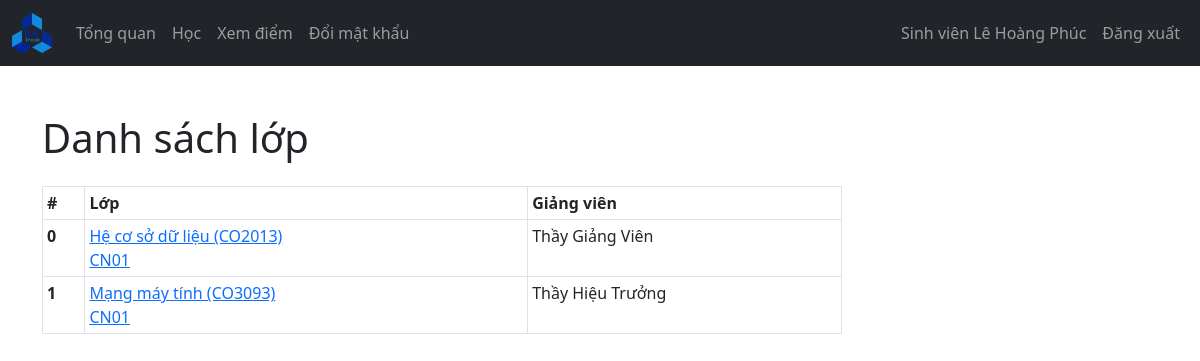
Screenshot of /SinhVien/hoc.php (signed in) with the database file from the repository.
### tables this page shows
CREATE TABLE `sinhvien` (
  `masinhvien` varchar(127) NOT NULL,
  `ho_tenlot` varchar(255) NOT NULL,
  `ten` varchar(255) NOT NULL,
  `tendangnhap` varchar(127) NOT NULL,
  `matkhau` varchar(255) NOT NULL,
  `email` varchar(255) NOT NULL,
  `sdt` varchar(15) NOT NULL,
  `namsinh` int(11) NOT NULL,
  `gioitinh` tinyint(1) NOT NULL
);

CREATE TABLE `lop_rec` (
  `malophoc` varchar(127) NOT NULL,
  `makhoahoc` varchar(127) NOT NULL,
  `masinhvien` varchar(127) NOT NULL
);

CREATE TABLE `khoahoc` (
  `makhoahoc` varchar(127) NOT NULL,
  `tenkhoahoc` varchar(255) NOT NULL
);

CREATE TABLE `giangvien` (
  `magiangvien` varchar(127) NOT NULL,
  `ho_tenlot` varchar(255) NOT NULL,
  `ten` varchar(255) NOT NULL,
  `tendangnhap` varchar(127) NOT NULL,
  `matkhau` varchar(255) NOT NULL,
  `email` varchar(255) NOT NULL,
  `sdt` varchar(15) NOT NULL,
  `namsinh` int(11) NOT NULL,
  `gioitinh` tinyint(1) NOT NULL
);

### controllers/sinhvien_ctl.php (called while the page is built, shortened)
<?php
function getSinhVienTheoId($id, $conn)
{
  $sql = "SELECT * FROM sinhvien
           WHERE masinhvien=?";
  $stmt = $conn->prepare($sql);
  $stmt->execute([$id]);
  if ($stmt->rowCount() == 1) {
    $sinhvien = $stmt->fetch();
    return $sinhvien;
  } else {
    return 0;
  }
}

### controllers/lophoc_ctl.php (called while the page is built, shortened)
<?php
function getGiangVienCuaLop($lop_id, $khoa_id, $conn)
{
  $sql = "SELECT id,magiangvien FROM lophoc
          WHERE malophoc=:malop AND makhoahoc=:makhoa";
  $stmt = $conn->prepare($sql);
  $stmt->bindParam(':malop',$lop_id);
  $stmt->bindParam(':makhoa',$khoa_id);
  $stmt->execute();
  if ($stmt->rowCount() == 1) {
    $giangvien = $stmt->fetch();
    return $giangvien;
  } else {
    return 0;
  }
}
function getLopCuaSinhVien($sinhvien_id, $conn)
{
  $sql = "SELECT malophoc,makhoahoc FROM lop_rec
          WHERE masinhvien=?";
  $stmt = $conn->prepare($sql);
  $stmt->execute([$sinhvien_id]);
  if ($stmt->rowCount() >= 1) {
    $lophoc = $stmt->fetchAll();
    return $lophoc;
  } else {
    return 0;
  }
}
function getTenCuaKhoa($khoa_id, $conn) {
  $sql = "SELECT tenkhoahoc FROM khoahoc
          WHERE makhoahoc=?";
  $stmt = $conn->prepare($sql);
  $stmt->execute([$khoa_id]);
  if ($stmt->rowCount() == 1) {
    $tenkhoa = $stmt->fetch();
    return $tenkhoa;
  } else {
    return 0;
  }
}

### controllers/global_ctl.php (called while the page is built, shortened)
<?php
function gotoLop($lop_id) {
  return "./lop_view.php?id=$lop_id";
}

### controllers/giangvien_ctl.php (called while the page is built, shortened)
<?php
function getGiangVienTheoId($giangvien_id, $conn)
{
  $sql = "SELECT * FROM giangvien
            WHERE magiangvien=?";
  $stmt = $conn->prepare($sql);
  $stmt->execute([$giangvien_id]);
  if ($stmt->rowCount() == 1) {
    $giangvien = $stmt->fetch();
    return $giangvien;
  } else {
    return 0;
  }
}

### SinhVien/hoc.php (the view, shortened to what this page needs)
<?php
if (isset($_SESSION['masinhvien']) && isset($_SESSION['tucach'])) {
    if ($_SESSION['tucach'] == 'SinhVien') {
        include "../controllers/includer.php";
        $masinhvien = $_SESSION['masinhvien'];
        $sinhvien = getSinhVienTheoId($masinhvien, $conn);
        $lophoc = getLopCuaSinhVien($masinhvien, $conn);
?>
        <!DOCTYPE html>
        <html lang="en">
        <head>
                <?php
                $tensinhvien = $sinhvien['ho_tenlot'] . " " . $sinhvien['ten'];
                $title = "Sinh viên " . $tensinhvien;
                $usrname = $title;
                ?>
            <link rel="stylesheet" href="https://cdn.jsdelivr.net/npm/bootstrap@5.2.0/dist/css/bootstrap.min.css">
            <link rel="stylesheet" href="../css/style.css">
            <link rel="stylesheet" href="https://cdnjs.cloudflare.com/ajax/libs/font-awesome/4.7.0/css/font-awesome.min.css">
        </head>
        <body>
            <?php
            include "comp/navbar.php";
            ?>
            <?php
            if ($lophoc != 0) {
            ?>
                <div class="container mt-5">
                    <h1>Danh sách lớp</h1>
                    <div class="table-responsive">
                        <table class="table table-sm table-bordered mt-3 n-table table-hover">
                            <thead>
                                <tr>
                                    <th scope="col">#</th>
                                    <th scope="col">Lớp</th>
                                    <th scope="col">Giảng viên</th>
                                </tr>
                            </thead>
                            <tbody>
                                <?php $i = 0;
                                foreach ($lophoc as $lop) {
                                    $tenkhoa = getTenCuaKhoa($lop['makhoahoc'], $conn);
                                    $tenkhoa = $tenkhoa['tenkhoahoc'];
                                    $tenlop = $tenkhoa . " (" . $lop['makhoahoc'] . ")";
                                    $gv = getGiangVienCuaLop($lop['malophoc'], $lop['makhoahoc'], $conn);
                                    $giangvien = getGiangVienTheoId($gv['magiangvien'], $conn);
                                    $gGV_tmp = $giangvien['gioitinh'];
                                    if ($gGV_tmp == true) {
                                        $gGV = "Thầy ";
                                    } else {
                                        $gGV = "Cô ";
                                    }
                                    $id_ = $gv['id'];
                                    $tengiangvien = $gGV . $giangvien['ho_tenlot'] . " " . $giangvien['ten'];
                                ?>
                                    <tr>
                                        <th scope="row">
                                            <?php echo $i;
                                            $i++; ?>
                                        </th>
                                        <td>
                                            <a href="<?php echo gotoLop($id_)?>">
                                                <?= $tenlop; ?>
                                                <br />
                                                <?= $lop['malophoc'] ?>
                                            </a>
                                        </td>
                                        <td>
                                            <?= $tengiangvien ?>
                                        </td>
                                    </tr>
                                <?php } ?>
                            </tbody>
                        </table>
                    </div>
                <?php } else { ?>
                    <div class="alert alert-info .w-450 m-5" role="alert">
                        Không có lớp học!
                    </div>
                <?php } ?>
                </div>
        </body>
        </html>
<?php
    } else {
        header("Location: ../login.php");
        exit;
    }
} else {
    header("Location: ../login.php");
    exit;
}
?>

### SinhVien/comp/navbar.php (shortened to what this page needs)
<nav class="navbar navbar-expand-lg navbar-dark bg-dark">
  <div class="container-fluid">
    <a class="navbar-brand" href="../index.php">
      <img src="../imgs/logo.png" width="40">
    </a>
    <div class="collapse navbar-collapse" id="navbarSupportedContent">
      <ul class="navbar-nav me-auto mb-2 mb-lg-0" id="navLinks">
        <li class="nav-item">
          <a class="nav-link" aria-current="page" href="index.php">Tổng quan</a>
        </li>
        <li class="nav-item">
          <a class="nav-link" href="hoc.php">Học</a>
        </li>
        <li class="nav-item">
          <a class="nav-link" href="diem.php">Xem điểm</a>
        </li>
        <li class="nav-item">
          <a class="nav-link" href="doimatkhau.php">Đổi mật khẩu</a>
        </li>
      </ul>
      <ul class="navbar-nav me-right mb-2 mb-lg-0">
        <li class="nav-item">
          <a class="nav-link" href="index.php">
            <?= $usrname ?>
          </a>
        </li>
        <li class="nav-item">
          <a class="nav-link" href="../logout.php">Đăng xuất</a>
        </li>
      </ul>
    </div>
  </div>
</nav>

### css/style.css (style rules this page uses)
.n-table { max-width: 800px; }

### rows the page displays
sinhvien: usrname "Sinh viên Lê Hoàng Phúc"
lop_rec: makhoahoc.tenkhoahoc "Hệ cơ sở dữ liệu (CO2013)", malophoc "CN01", giangvien.gioitinh+ho_tenlot+ten "Thầy Giảng Viên"
lop_rec: makhoahoc.tenkhoahoc "Mạng máy tính (CO3093)", malophoc "CN01", giangvien.gioitinh+ho_tenlot+ten "Thầy Hiệu Trưởng"
